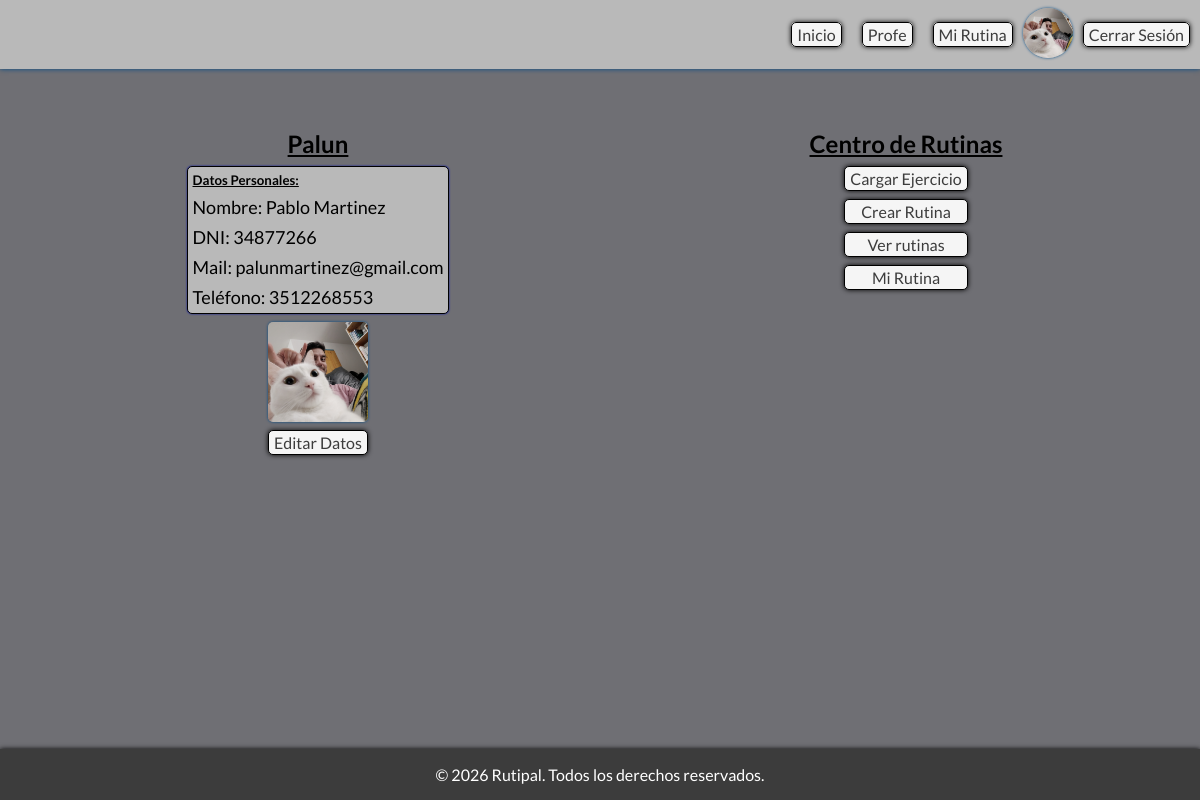
The app's page /usuarios/perfil/ (signed in) with its own data.
### usuarios/models.py (models this page shows, shortened)
class Usuario(AbstractUser):
    dni = models.CharField(max_length=8, unique=True, blank=True, null=True)
    foto = models.ImageField(upload_to='fotos_usuarios/', blank=True, null=True)
    telefono = models.CharField(max_length=10, blank=True, null=True)
    tipo_usuario = models.CharField(max_length=20, choices=[
        ('alumno', 'Alumno'),
        ('profesor', 'Profesor'),
    ], default='alumno')
    @property
    def is_profesor(self):
        return self.tipo_usuario == 'profesor'
    @property
    def is_alumno(self):
        return self.tipo_usuario == 'alumno'
    class Meta:
        verbose_name = "Usuario"
        verbose_name_plural = "Usuarios"

### usuarios/views.py (the view)
# urls.py: path('perfil/', views.perfil_view, name='perfil'),
@login_required
def perfil_view(request):
    rutinas = DiaRutina.objects.filter(usuario=request.user).order_by('mes', 'dia')
    return render(request, 'usuarios/perfil.html', {'usuario': request.user, 'rutinas': rutinas})

### usuarios/templates/usuarios/perfil.html (shortened to what this page needs)
{% extends 'core/components/base.html' %}
{% load static %}
{% block content %}
    <main class="main-perfil">
        <div class="datos">
            <h2>
                {{ usuario.username }}
            </h2>
            <div class="detalle-datos">
                <h5>Datos Personales:</h5>
                <p>Nombre: {{ usuario.first_name }} {{ usuario.last_name }}</p>
                <p>DNI: {{ usuario.dni }}</p>
                <p>Mail: {{ usuario.email }}</p>
                <p>Teléfono: {{ usuario.telefono }}</p>
            </div>
            {% if usuario.foto %}
                <img src="{{ usuario.foto.url }}" alt="Foto de {{ usuario.username }}" class="foto-perfil">
            {% endif %}
            <a href="{% url 'usuarios:editar-perfil' %}" class="link verde">Editar Datos</a>
        </div>
        <div class="mis-rutinas">
            {% if user.is_alumno %}
                <h3><a href="{% url 'rutinas:rutinas' %}" class="link celeste">Mis Rutinas</a></h3>
                {% if rutinas %}
                    <ul>
                        {% for rutina in rutinas %}
                            <li><p>{{ rutina.mes }} {{ rutina.dia }}</p></li>
                        {% endfor %}
                    </ul>
                {% else %}
                    <p>No tienes rutinas asignadas.</p>
                {% endif %}
            {% elif user.is_profesor %}
                <h3 class="h3-profesor">Centro de Rutinas</h3>
                <div class="links-rutinas">
                    <a href="{% url 'rutinas:cargar-ejercicio' %}" class="link verde">Cargar Ejercicio</a>
                    <a href="{% url 'rutinas:crear-rutina' %}" class="link verde">Crear Rutina</a>
                    <a href="{% url 'rutinas:ver-rutinas' %}" class="link celeste">Ver rutinas</a>
                    <a href="{% url 'rutinas:rutinas' %}" class="link celeste">Mi Rutina</a>
                </div>
            {% endif %}
        </div>
    </main>
{% endblock content %}

### core/templates/core/components/header.html
<nav>
    <ul class="menu">
        <li><a class="link" href="{% url 'core:index' %}">Inicio</a></li>
        {%if user.is_alumno%}
            <li><a class="link" href="{% url 'rutinas:rutinas' %}">Mi Rutina</a></li>
            {% if user.foto %}
                <div class="foto-nav">
                    <a href="{% url 'usuarios:perfil' %}" title="Perfil"><img src="{{ user.foto.url }}"></a>
                </div>
            {% else %}
                <li><a class="link" href="{% url 'usuarios:perfil' %}">Perfil</a></li>
            {% endif %}
            <li><a class="link rojo" href="{% url 'usuarios:logout' %}">Cerrar Sesión</a></li>
            {% elif user.is_profesor %}
            <li><a class="link" href="{% url 'rutinas:centro-rutinas' %}">Profe</a></li>
            <li><a href="{% url 'rutinas:rutinas' %}" class="link celeste">Mi Rutina</a></li>
            {% if user.foto %}
                <div class="foto-nav">
                    <a href="{% url 'usuarios:perfil' %}" title="Perfil"><img src="{{ user.foto.url }}"></a>
                </div>
            {% else %}
                <li><a class="link" href="{% url 'usuarios:perfil' %}">Perfil</a></li>
            {% endif %}
            <li><a class="link rojo" href="{% url 'usuarios:logout' %}">Cerrar Sesión</a></li>
        {% else %}
            <li><a class="link" href="{% url 'usuarios:login' %}">Iniciar Sesión</a></li>
            <li><a class="link verde" href="{% url 'usuarios:registro' %}">Crear Cuenta</a></li>
        {% endif %}
    </ul>
</nav>

### static/css/style.css (style rules this page uses)
* { margin: 0; padding: 0; box-sizing: border-box; font-family: "Lato", sans-serif; }
:root { --blanco: #ffffff; --celeste: #00bcd4; --azul-oscuro: #004a86; --azul: #000faf; --gris-claro: #f5f5f5; --gris: #b9b9b9; --gris-azul: #6f6f74; --gris-oscuro: #3c3c3c; --negro: #000000; --violeta: #c44fdc; --verde: #87ff8b; --verde-oscuro: #27752a; --rojo: #fc6565; }
body { min-height: 100vh; background-color: var(--gris-azul); display: flex; flex-direction: column; }
.menu li { list-style: none; }
.link { background-color: var(--gris-claro); border: .5px solid var(--negro); box-shadow: 0 0 5px var(--negro); border-radius: 5px; padding: 2px 5px; margin: 0 10px; transition-duration: .5s; text-decoration: none; text-align: center; color: var(--gris-oscuro); }
.foto-perfil { width: 100px; border-radius: 5px; transition-duration: .5s; margin: 1vh 0; box-shadow: 0 0 3px var(--azul-oscuro); }

### records on screen
Usuario: foto (picture), username "Palun", first_name "Pablo", last_name "Martinez", dni "34877266", email "palunmartinez@gmail.com", telefono "3512268553"
